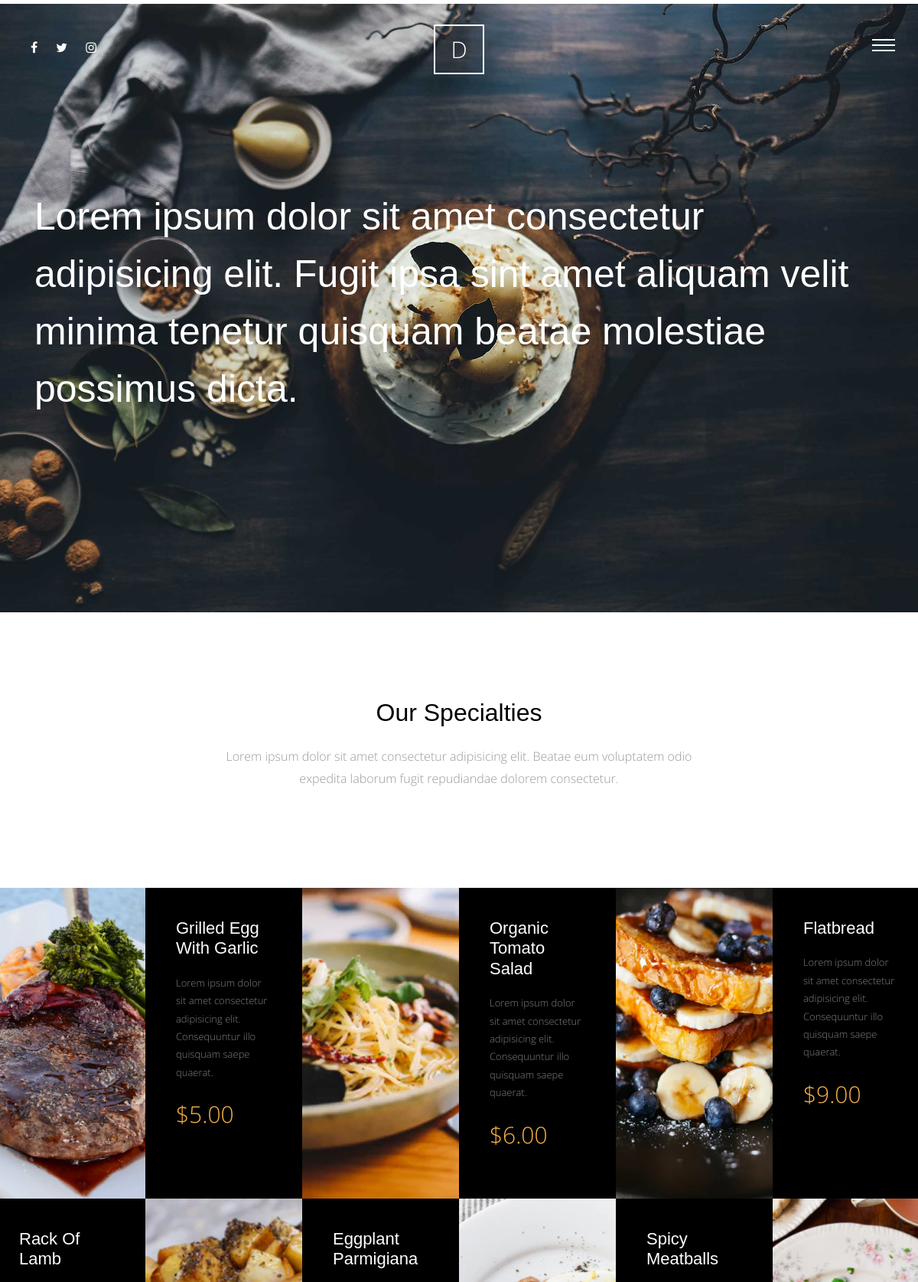
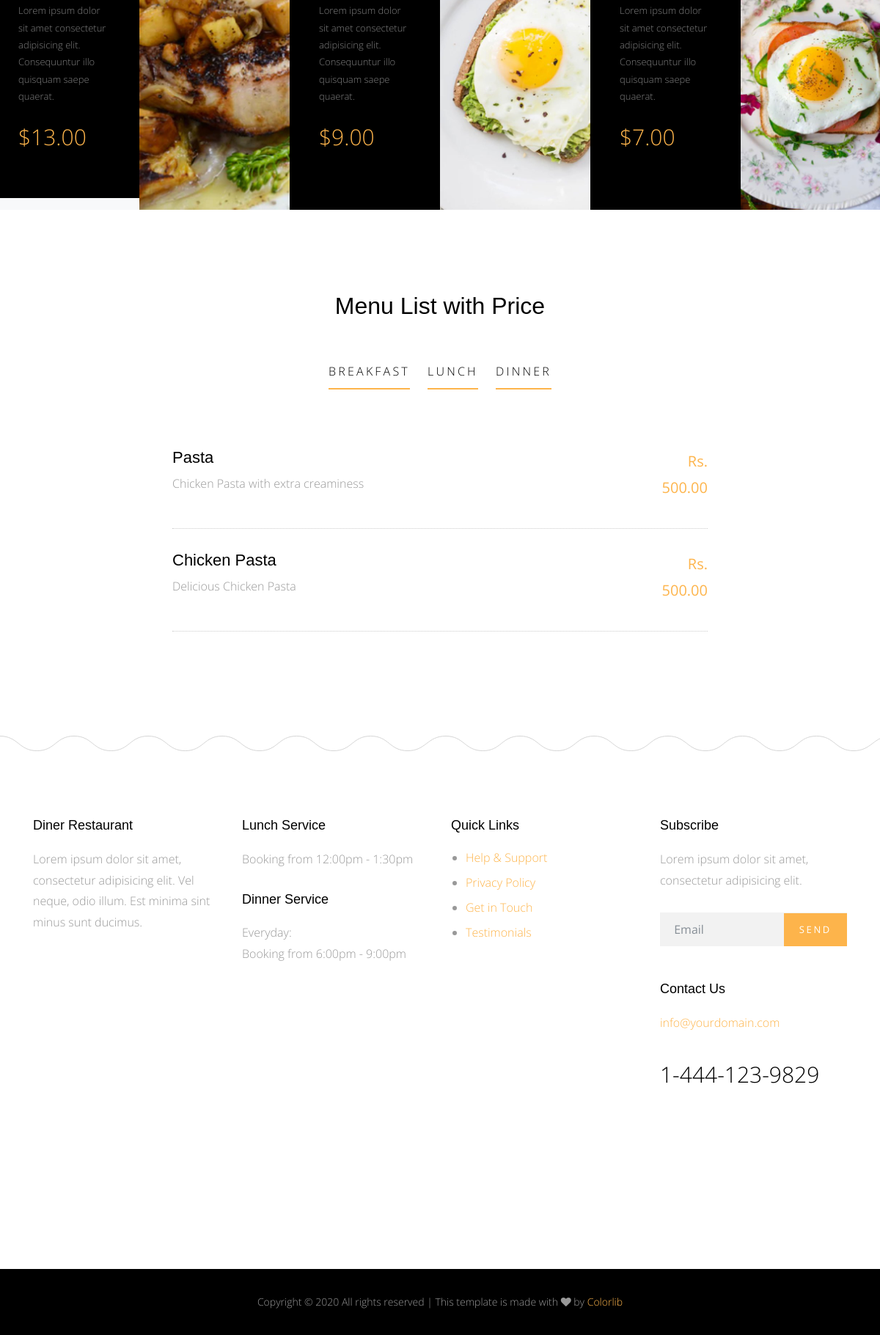
Screenshot of /meals/ with the database file from the repository (2 pictures, top to bottom).
### meals/models.py (models this page shows, shortened)
class Category(models.Model):
    name = models.CharField(max_length=50)
    def __str__(self):
        return self.name

class Meal(models.Model):
    name = models.CharField(max_length=50)
    category = models.ForeignKey('Category', on_delete=models.CASCADE, null=True)
    description = models.TextField()
    people = models.IntegerField()
    price = models.DecimalField(max_digits=5, decimal_places=2)
    preparation_time = models.IntegerField()
    image = models.ImageField(upload_to='meals/')
    slug = models.SlugField(null=True,blank=True)

### meals/views.py (the view)
# urls.py: path('', MealList, name="meallist"),
def MealList(request):
    meal = Meal.objects.all()
    category = Category.objects.all()
    context = {
        "meal_list": meal,
        "category_list": category
    }
    return render(request, "meals/meals.html", context)

### meals/templates/meals/meals.html
{% extends 'base.html' %} {% block content %} {% load static %}
<div class="main-wrap">
    <div class="cover_1">
        <div class="img_bg" style="background-image: url({% static 'img/slider-1.jpg' %});" data-stellar-background-ratio="0.5">
            <div class="container">
                <div class="row align-items-center">
                    <div class="col-md-12" data-aos="fade-up">
                        <h2 class="heading">Lorem ipsum dolor sit amet consectetur adipisicing elit. Fugit ipsa sint amet aliquam velit minima tenetur quisquam beatae molestiae possimus dicta.</h2>
                    </div>
                </div>
            </div>
        </div>
    </div>
    <div class="section">
        <div class="container">
            <div class="row justify-content-center">
                <div class="col-md-7 text-center" data-aos="fade-up">
                    <h2 class="mb-4">Our Specialties</h2>
                    <p class="lead">Lorem ipsum dolor sit amet consectetur adipisicing elit. Beatae eum voluptatem odio expedita laborum fugit repudiandae dolorem consectetur.</p>
                </div>
            </div>
        </div>
    </div>
    <div class="section pt-0 pb-0">
        <div class="menus d-flex bg-light">
            <div class="d-flex item">
                <div class="image" style="background-image: url(img/img_1.jpg);" data-aos="fade"></div>
                <div class="text">
                    <h3>Grilled Egg With Garlic</h3>
                    <p>Lorem ipsum dolor sit amet consectetur adipisicing elit. Consequuntur illo quisquam saepe quaerat.</p>
                    <p class="price">$5.00</p>
                </div>
            </div>
            <div class="d-flex item">
                <div class="image order-2 order-md-1" style="background-image: url(img/img_2.jpg);" data-aos="fade" data-aos-delay="100"></div>
                <div class="text order-1 order-md-2">
                    <h3>Organic Tomato Salad</h3>
                    <p>Lorem ipsum dolor sit amet consectetur adipisicing elit. Consequuntur illo quisquam saepe quaerat.</p>
                    <p class="price">$6.00</p>
                </div>
            </div>
            <div class="d-flex item">
                <div class="image order-1 order-md-2 order-lg-2 order-xl-1" style="background-image: url(img/img_3.jpg);" data-aos="fade" data-aos-delay="200"></div>
                <div class="text order-2 order-md-1 order-lg-1 order-xl-2">
                    <h3>Flatbread</h3>
                    <p>Lorem ipsum dolor sit amet consectetur adipisicing elit. Consequuntur illo quisquam saepe quaerat.</p>
                    <p class="price">$9.00</p>
                </div>
            </div>
            <div class="d-flex item">
                <div class="image order-2" style="background-image: url(img/img_4.jpg);" data-aos="fade" data-aos-delay="300"></div>
                <div class="text order-1 mb-3">
                    <h3>Rack Of Lamb</h3>
                    <p>Lorem ipsum dolor sit amet consectetur adipisicing elit. Consequuntur illo quisquam saepe quaerat.</p>
                    <p class="price">$13.00</p>
                </div>
            </div>
            <div class="d-flex item">
                <div class="image order-1 order-lg-1 order-xl-2" style="background-image: url(img/img_5.jpg);" data-aos="fade" data-aos-delay="400"></div>
                <div class="text order-2 order-lg-2 order-xl-1">
                    <h3>Eggplant Parmigiana</h3>
                    <p>Lorem ipsum dolor sit amet consectetur adipisicing elit. Consequuntur illo quisquam saepe quaerat.</p>
                    <p class="price">$9.00</p>
                </div>
            </div>
            <div class="d-flex item">
                <div class="image order-2 order-md-1 order-lg-1 order-xl-2" style="background-image: url(img/img_6.jpg);" data-aos="fade" data-aos-delay="500"></div>
                <div class="text order-1 order-md-2 order-lg-2 order-xl-1">
                    <h3>Spicy Meatballs</h3>
                    <p>Lorem ipsum dolor sit amet consectetur adipisicing elit. Consequuntur illo quisquam saepe quaerat.</p>
                    <p class="price">$7.00</p>
                </div>
            </div>
        </div>
    </div>
    <div class="section">
        <div class="container">
            <div class="row justify-content-center">
                <div class="col-md-8" data-aos="fade-up">
                    <h2 class="mb-5 text-center">Menu List with Price</h2>
                    <ul class="nav site-tab-nav" id="pills-tab" role="tablist">
                        {% for category in category_list %}
                        <li class="nav-item">
                            <a class="nav-link active" id="{{category}}" data-toggle="pill" href="#{{category}}" role="tab" aria-controls="{{category}}" aria-selected="true">{{category}}</a>
                        </li>
                        {% endfor %}
                    </ul>
                    <div class="tab-content" id="pills-tabContent">
                        {% for category in category_list %}
                        <div class="tab-pane fade show active" id="{{category}}" role="tabpanel" aria-labelledby="{{category}}-tab">
                            {% for meal in meal_list %} {% if meal.category == category %}
                            <div class="d-block d-md-flex menu-food-item">
                                <div class="text order-1 mb-3">
                                    <h3><a href="{% url 'mealdetail' meal.slug %}">{{meal.name}}</a></h3>
                                    <p>{{meal.description}}</p>
                                </div>
                                <div class="price order-2">
                                    <strong>Rs. {{meal.price}}</strong>
                                </div>
                            </div>
                            {% endif %} {% endfor %}
                        </div>
                        {% endfor %}
                    </div>
                </div>
            </div>
        </div>
    </div>
</div>
{% endblock %}

### static/css/style.css (style rules this page uses)
html { overflow-x: hidden; }
body { background: #fff; font-family: "Open Sans", cursive; font-size: 16px; line-height: 1.8; font-weight: 300; color: #999999; }
a { -webkit-transition: .3s all ease; -o-transition: .3s all ease; transition: .3s all ease; text-decoration: none; }
h1, h2, h3, h4, h5 { color: #000; font-family: "Playfair Display", Arial, sans-serif; }
h1 a, h2 a, h3 a, h4 a, h5 a { color: #000; }
.site-tab-nav { display: block; text-align: center; margin-bottom: 80px !important; }
.site-tab-nav li { float: none; display: inline-block; *display: inline; zoom: 1; }
.site-tab-nav li a { background: none; color: #b3b3b3; font-size: 16px; text-transform: uppercase; letter-spacing: .2em; border-bottom: 2px solid transparent; padding-left: 0; padding-right: 0; margin: 0 10px; }
.site-tab-nav li a.active { color: black; background: none; border-bottom: 2px solid #fdb44b; }
.site-tab-nav, .nav-pills { text-align: center; }
.menu-food-item { border-bottom: 1px dotted #ccc; float: left; width: 100%; padding-bottom: 30px; margin-bottom: 30px; }
.menu-food-item .text { width: calc(100%); }
@media (min-width: 768px) { .menu-food-item .text { width: calc(100% - 70px); } }
.menu-food-item .price { text-align: left; width: 100%; }
@media (min-width: 768px) { .menu-food-item .price { width: 70px; text-align: right; } }
.menu-food-item .price strong { color: #fdb44b; font-size: 20px; }
.menu-food-item h3 { font-size: 22px; }
.menu-food-item h3 a { color: #000; -webkit-transition: .3s all ease; -o-transition: .3s all ease; transition: .3s all ease; }
.menu-food-item p:last-child { margin-bottom: 0; }
.lead { font-size: 16px; }
.section { padding: 7em 0; }
.cover_1 { position: relative; }
.cover_1 .img_bg { background-repeat: no-repeat; background-size: cover !important; background-position: center center; }
.cover_1 .img_bg, .cover_1 .img_bg > .container > .row { min-height: 700px; height: 100vh; }
.cover_1 .heading { color: white; font-weight: 300; font-size: 30px; line-height: 1.5; }
@media (min-width: 768px) { .cover_1 .heading { font-size: 50px; line-height: 1.5; } }
.menus { display: -webkit-box; display: -ms-flexbox; display: flex; -ms-flex-wrap: wrap; flex-wrap: wrap; margin-right: -15px; margin-left: -15px; }
@media (min-width: 576px) { .menus .item { -webkit-box-flex: 0; -ms-flex: 0 0 100%; flex: 0 0 100%; max-width: 100%; } }
@media (min-width: 768px) { .menus .item { -webkit-box-flex: 0; -ms-flex: 0 0 50%; flex: 0 0 50%; max-width: 50%; } }
@media (min-width: 992px) { .menus .item { -webkit-box-flex: 0; -ms-flex: 0 0 50%; flex: 0 0 50%; max-width: 50%; } }
@media (min-width: 1200px) { .menus .item { -webkit-box-flex: 0; -ms-flex: 0 0 33.33333%; flex: 0 0 33.33333%; max-width: 33.33333%; } }
.menus .item .image, .menus .item .text { width: 50%; }
.menus .item .image { background-size: cover; background-position: center center; }
.menus .item .text { padding: 40px; background: #000; }
.menus .item .text h3 { color: #fff; font-size: 22px; margin-bottom: 20px; }
.menus .item .text p { color: #fff; font-size: 13px; opacity: .5; }
.menus .item .text .price { font-size: 30px; color: #fdb44b; opacity: 1; }

### rows the page displays
Category: name "BREAKFAST"
Category: name "LUNCH"
Category: name "DINNER"
Meal: name "Pasta", description "Chicken Pasta with extra creaminess", price "500.00"
Meal: name "Chicken Pasta", description "Delicious Chicken Pasta", price "500.00"
